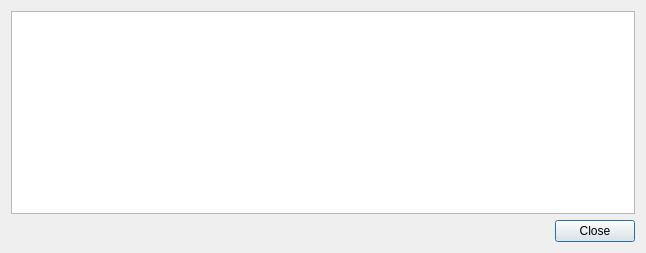
<?xml version="1.0" encoding="UTF-8"?>
<ui version="4.0">
 <class>KWorkTypesDialog</class>
 <widget class="QDialog" name="KWorkTypesDialog">
  <property name="geometry">
   <rect>
    <x>0</x>
    <y>0</y>
    <width>646</width>
    <height>253</height>
   </rect>
  </property>
  <property name="windowTitle">
   <string>Work Types - Don't Panik</string>
  </property>
  <layout class="QVBoxLayout" name="verticalLayout">
   <item>
    <widget class="dp::core::KProjectsTable" name="tableView">
     <attribute name="horizontalHeaderStretchLastSection">
      <bool>true</bool>
     </attribute>
    </widget>
   </item>
   <item>
    <widget class="QDialogButtonBox" name="buttonBox">
     <property name="orientation">
      <enum>Qt::Horizontal</enum>
     </property>
     <property name="standardButtons">
      <set>QDialogButtonBox::Close</set>
     </property>
    </widget>
   </item>
  </layout>
 </widget>
 <customwidgets>
  <customwidget>
   <class>dp::core::KProjectsTable</class>
   <extends>QTableView</extends>
   <header>kprojectstable.h</header>
  </customwidget>
 </customwidgets>
 <resources/>
 <connections>
  <connection>
   <sender>buttonBox</sender>
   <signal>accepted()</signal>
   <receiver>KWorkTypesDialog</receiver>
   <slot>accept()</slot>
   <hints>
    <hint type="sourcelabel">
     <x>248</x>
     <y>254</y>
    </hint>
    <hint type="destinationlabel">
     <x>157</x>
     <y>274</y>
    </hint>
   </hints>
  </connection>
  <connection>
   <sender>buttonBox</sender>
   <signal>rejected()</signal>
   <receiver>KWorkTypesDialog</receiver>
   <slot>reject()</slot>
   <hints>
    <hint type="sourcelabel">
     <x>316</x>
     <y>260</y>
    </hint>
    <hint type="destinationlabel">
     <x>286</x>
     <y>274</y>
    </hint>
   </hints>
  </connection>
 </connections>
</ui>
